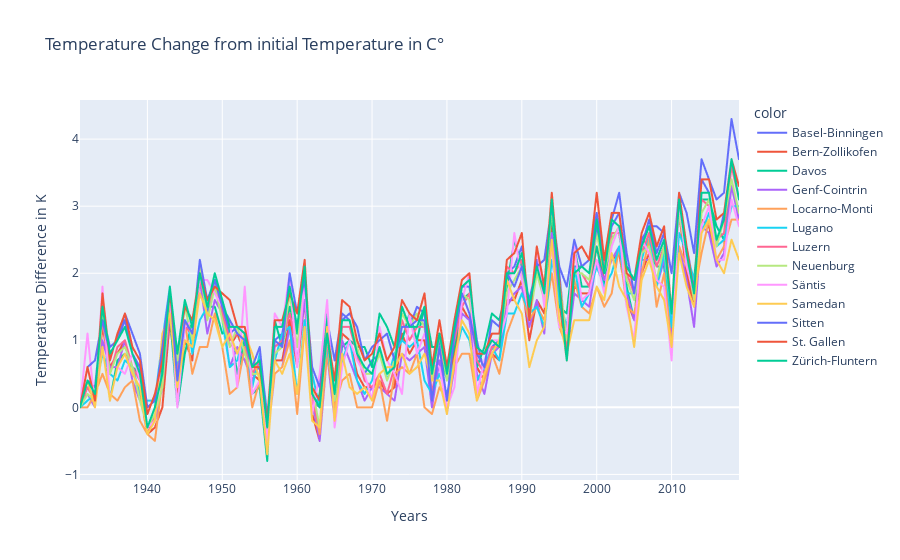

The cell this chart's notebook holds for it:
### Code cell
def lineplot_swiss_temp(data):
    data = data.copy()
    for column in data.columns:
        data[column] = data[column] - data[column].iloc[0]
    data = pd.melt(data.reset_index(), id_vars='index')
    data.columns = ['year', 'location', 'temperature']
    
    fig = px.line(x=data['year'], y=data['temperature'], color=data['location'], 
                  title='Temperature Change from initial Temperature in C°',
                 labels={'x':'Years', 'y':'Temperature Difference in K'})
    fig.show()
    
    
lineplot_swiss_temp(swiss_temp)
